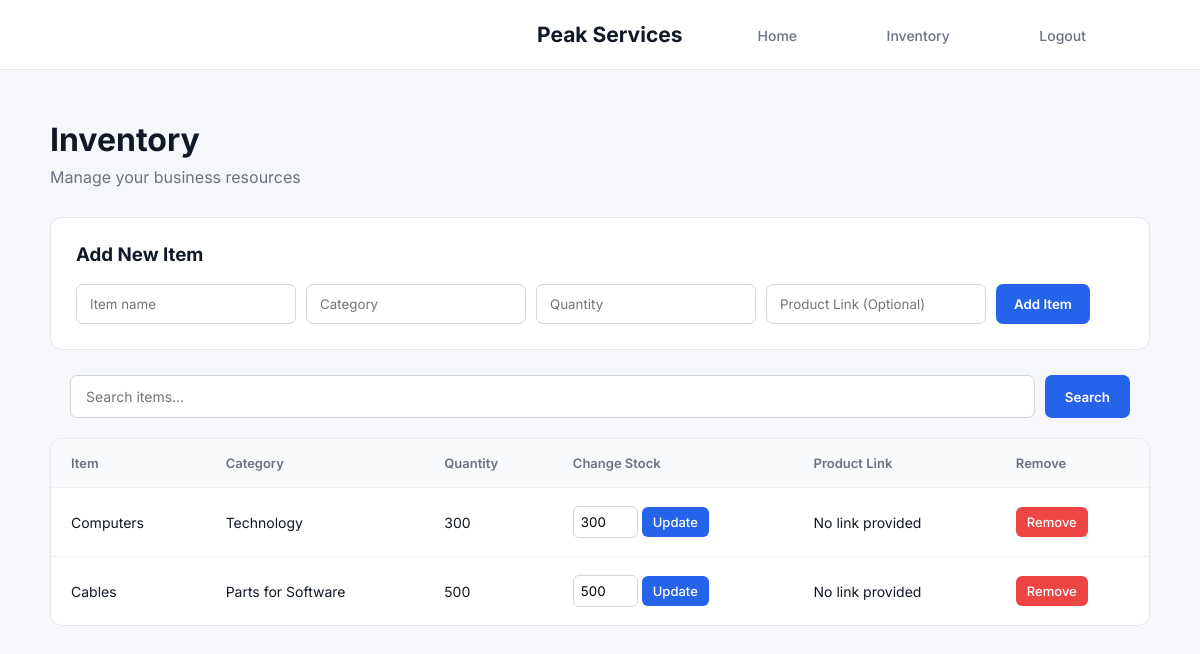
The app's page /inventory/, older data.
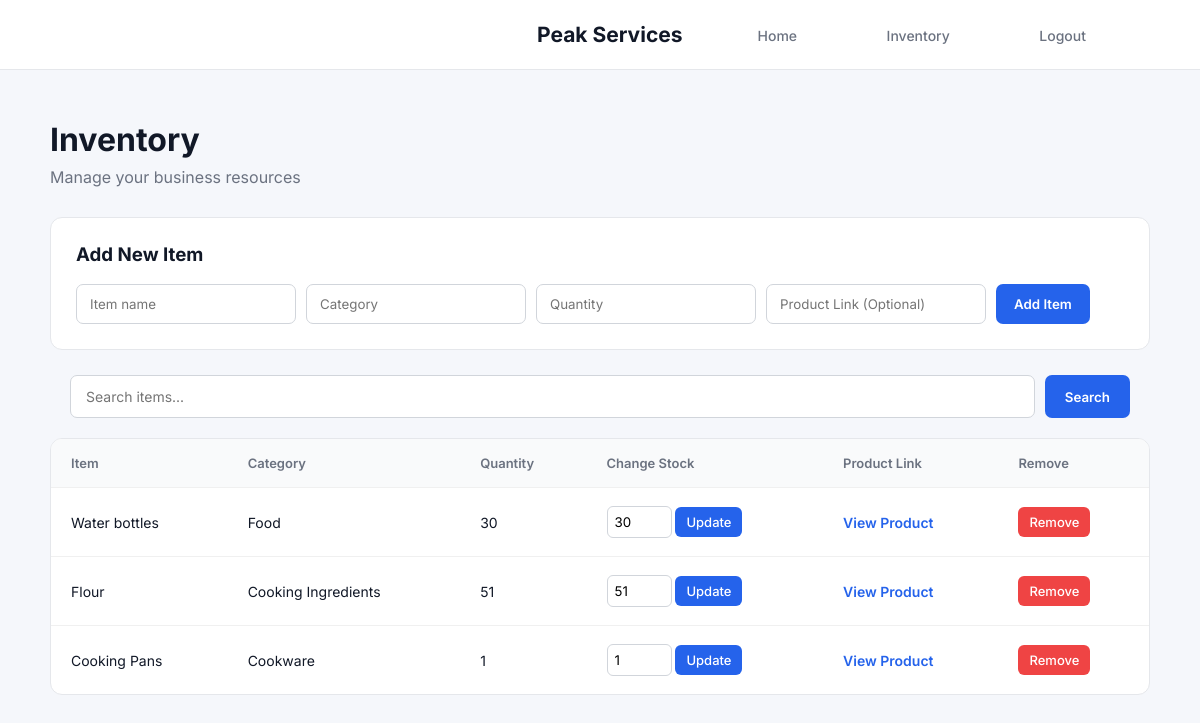
The same page, newer data.
### main/models.py (models this page shows, shortened)
class InventoryItem(models.Model):
    name = models.CharField(max_length=100)
    category = models.CharField(max_length=100)
    quantity = models.IntegerField(default=0)
    product_link = models.URLField(blank=True)

### main/views.py (the view)
# urls.py: path('inventory/', views.inventory, name='inventory'),
def inventory(request):
    search = request.GET.get('search', '')
    items = InventoryItem.objects.all()
    if search:
        items = items.filter(name__icontains=search)
    return render(request, 'main/inventory.html', {
        'items': items,
        'search': search
    })

### main/templates/main/inventory.html (shortened to what this page needs)
{% load static %}
<!DOCTYPE html>
<html lang="en" xmlns="http://www.w3.org/1999/xhtml">
<head>
    <link href="{% static 'main/style.css' %}" rel="stylesheet" />
</head>
<body class="inventory-page">
    <nav class="all-nav">
        <h2>Peak Services</h2>
        <div>
            <a href="{% url 'home' %}">Home</a>
            <a href="{% url 'inventory' %}">Inventory</a>
            <a href="{% url 'logout' %}">Logout</a>
        </div>
    </nav>
    <div class="inventory-container">
        <div class="inventory-header">
            <div>
                <h1>Inventory</h1>
                <p>Manage your business resources</p>
            </div>
        </div>
        <div class="inventory-add">
            <h3>Add New Item</h3>
            <form method="POST" action="{% url 'add_item' %}">
                <input type="text"
                       name="name"
                       placeholder="Item name"
                       required/>
                <input type="text"
                       name="category"
                       placeholder="Category"
                       required/>
                <input type="number"
                       name="quantity"
                       placeholder="Quantity"
                       required/>
                <input type="url"
                       name="product_link"
                       placeholder="Product Link (Optional)"
                       />
                <button type="submit" class="inventory-add-button">
                    Add Item
                </button>
            </form>
        </div>
           <form method="GET" class="inventory-search">
                    <input type="text"
                           name="search"
                           placeholder="Search items..."
                           value="{{ search }}"/>
                    <button type="submit">Search</button>
                </form>
        <div class="inventory-card">
            <table class="inventory-table">
                <thead>
                    <tr>
                        <th>Item</th>
                        <th>Category</th>
                        <th>Quantity</th>
                        <th>
                            Change Stock
                        </th>
                        <th>Product Link</th>
                        <th>Remove</th>
                    </tr>
                </thead>
                <tbody>
                    {% for item in items %}
                    <tr>
                        <td>{{ item.name }}</td>
                        <td>{{ item.category }}</td>
                        <td>{{ item.quantity }}</td>
                        <td>
                            <form method="POST" action="{% url 'update_stock' item.id %}">
                                <input type="number"
                                       name="quantity"
                                       value="{{ item.quantity }}"
                                       min="0" >
                                <button type="submit"> Update </button>
                            </form>
                        </td>
                        <td>
                            {% if item.product_link %}
                                <a href="{{ item.product_link }}" target="_blank">View Product</a>
                            {% else %}
                                No link provided
                            {% endif %}
                        <td>
                            <form method="POST" action="{% url 'delete_item' item.id %}">
                                <button type="submit" class="inventory-delete-button">
                                    Remove
                                </button>
                                </form>
                        </td>
                    </tr>
                    {% empty %}
                    <tr>
                        <td colspan="5">
                            No Inventory items yet.
                        </td>
                    </tr>
                    {% endfor %}
                </tbody>
            </table>
        </div>
    </div>
</body>
</html>

### main/static/main/style.css (style rules this page uses)
* { margin: 0; padding: 0; box-sizing: border-box; font-family: 'Inter', sans-serif; }
html { scroll-behavior: smooth; }
body { font-family: Arial, Helvetica, sans-serif; color: #111827; background: #ffffff; }
.all-nav { height: 70px; padding: 0 7%; display: flex; align-items: center; justify-content: right; background: white; border-bottom: 1px solid #e5e7eb; }
.all-nav h2 { margin: 0; font-size: 21px; padding: 20px; }
.all-nav a { margin-left: 25px; text-decoration: none; color: #6b7280; font-size: 14px; font-weight: 500; padding: 30px; }
.inventory-page { margin: 0; background: #f5f7fb; font-family: 'Inter', sans-serif; color: #111827; }
.inventory-container { max-width: 1150px; margin: 50px auto; padding: 0 25px; }
.inventory-header { display: flex; justify-content: space-between; align-items: center; margin-bottom: 30px; }
.inventory-header h1 { margin: 0 0 8px; font-size: 32px; }
.inventory-header p { margin: 0; color: #6b7280; }
.inventory-add { background: white; padding: 25px; margin-bottom: 25px; border: 1px solid #e5e7eb; border-radius: 12px; }
.inventory-add h3 { margin-top: 0; margin-bottom: 18px; }
.inventory-add form { display: flex; gap: 10px; flex-wrap: wrap; }
.inventory-add input { padding: 11px 13px; border: 1px solid #d1d5db; border-radius: 7px; font-family: inherit; outline: none; }
.inventory-add-button { padding: 11px 18px; border: none; border-radius: 7px; background: #2563eb; color: white; font-family: inherit; font-weight: 600; cursor: pointer; }
.inventory-card { background: white; border: 1px solid #e5e7eb; border-radius: 12px; overflow: hidden; }
.inventory-table { width: 100%; border-collapse: collapse; }
.inventory-table a { color: #2563eb; font-weight: 600; text-decoration: none; }
.inventory-table th { padding: 16px 20px; text-align: left; background: #f9fafb; color: #6b7280; font-size: 13px; font-weight: 600; }
.inventory-table td { padding: 18px 20px; border-top: 1px solid #f0f0f0; font-size: 14px; }
.inventory-table input { width: 65px; padding: 7px; border: 1px solid #d1d5db; border-radius: 6px; font-family: inherit; }
.inventory-table button { padding: 7px 11px; border: none; border-radius: 6px; background: #2563eb; color: white; font-family: inherit; font-size: 13px; font-weight: 500; cursor: pointer; }
.inventory-delete-button { background: #ef4444 !important; }
.inventory-search { display: flex; gap: 10px; margin: 20px; }
.inventory-search input { flex: 1; padding: 12px 15px; border: 1px solid #d1d5db; border-radius: 7px; font-family: inherit; font-size: 14px; outline: none; }
.inventory-search button { padding: 12px 20px; border: none; border-radius: 7px; background: #2563eb; color: white; font-family: inherit; font-weight: 600; cursor: pointer; }

Row changes from the older to the newer data that the page shows:
removed InventoryItem: name "Computers", category "Technology", quantity "300", product_link "No link provided"
removed InventoryItem: name "Cables", category "Parts for Software", quantity "500", product_link "No link provided"
added InventoryItem: name "Water bottles", category "Food", quantity "30"
added InventoryItem: name "Flour", category "Cooking Ingredients", quantity "51"
added InventoryItem: name "Cooking Pans", category "Cookware", quantity "1"
